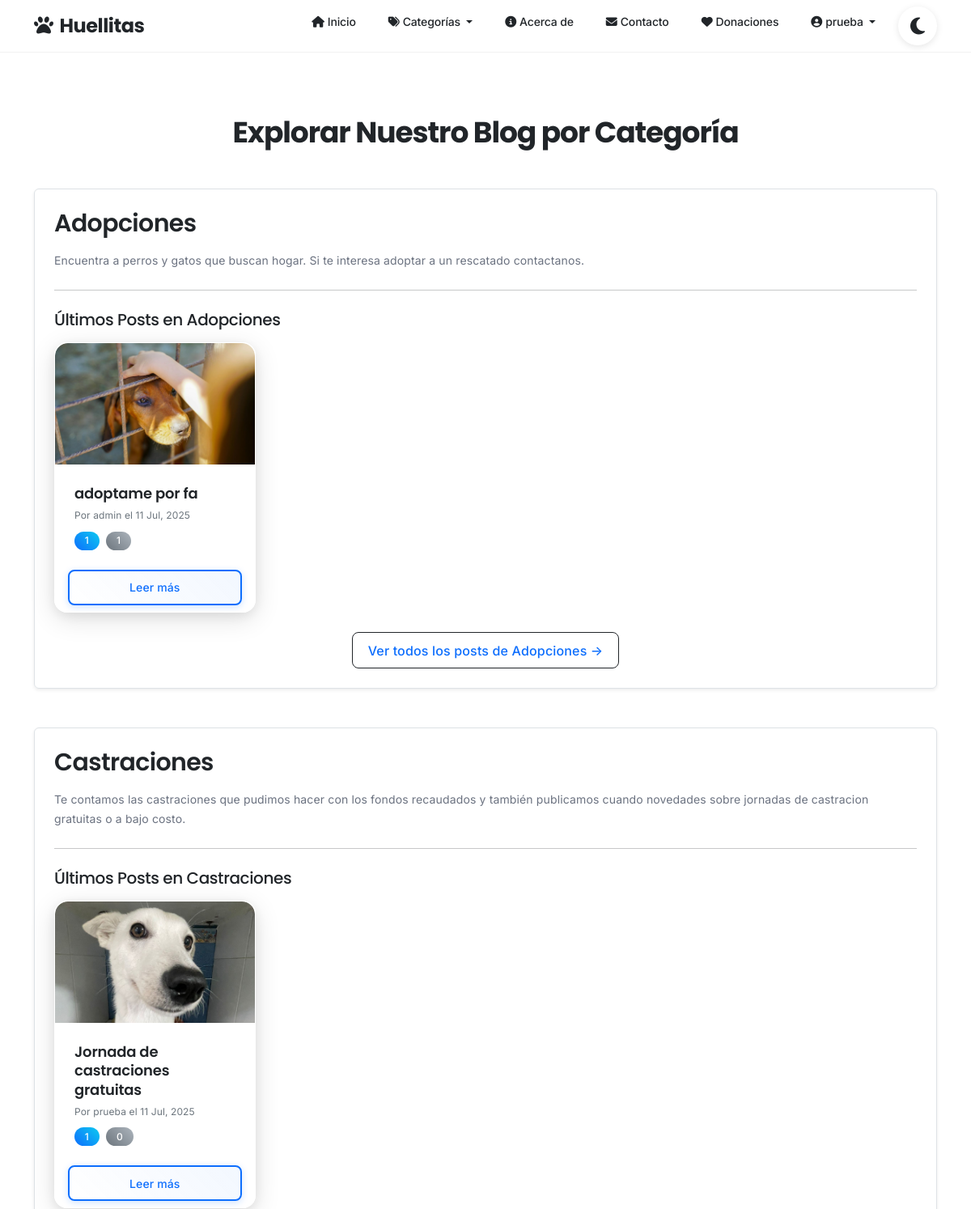
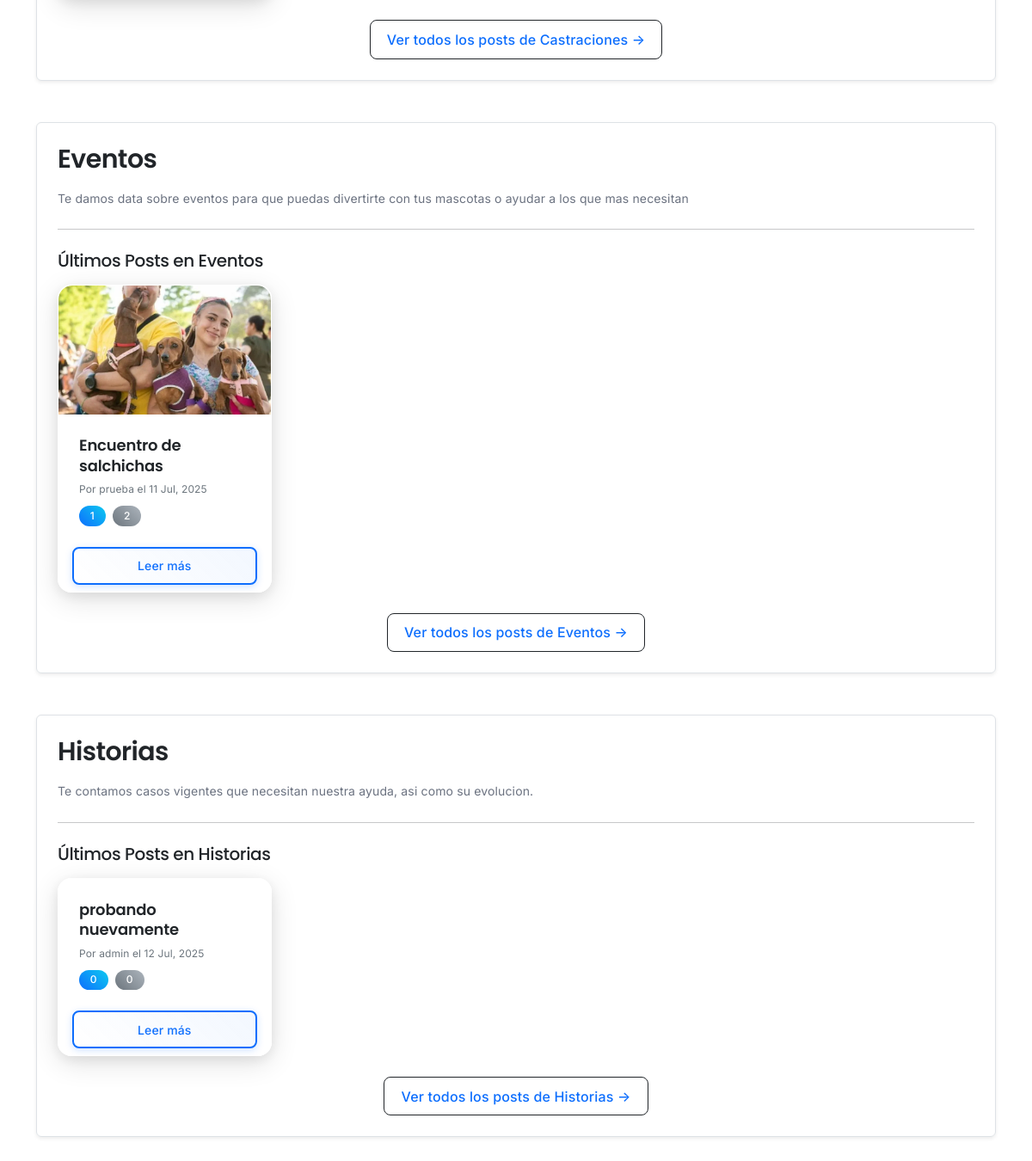
The app's page /categorias/ (signed in) with its own data (2 pictures, top to bottom).
### blog/models.py (models this page shows, shortened)
class Categoria(models.Model):
    nombre = models.CharField(max_length=100, unique=True) # unique=True asegura que no haya categorías con el mismo nombre
    descripcion = models.TextField(blank=True, null=True, help_text="Descripción breve de la categoría")
    class Meta:
        verbose_name_plural = "Categorías" # Para que se muestre bien en el admin

class Post(models.Model):
    titulo = models.CharField(max_length=200)
    contenido = models.TextField()
    fecha_publicacion = models.DateTimeField(auto_now_add=True) # Se establece automáticamente al crear el post
    autor = models.ForeignKey(User, on_delete=models.CASCADE, related_name='posts') # Un post pertenece a un usuario. Si el usuario se elimina, sus posts también.
    categoria = models.ForeignKey(Categoria, on_delete=models.SET_NULL, null=True, blank=True) # Un post puede tener una categoría. Si la categoría se elimina, el campo se pone a NULL.
    imagen_portada = models.ImageField(upload_to='post_images/', null=True, blank=True) # Opcional: permite subir imágenes
    class Meta:
        ordering = ['-fecha_publicacion'] # Por defecto, los posts se ordenarán del más nuevo al más viejo
    @property
    def total_likes(self):
        return self.likes.count() # 'likes' es el related_name del ForeignKey en el modelo Like

### blog/views.py (the view)
# urls.py: path('categorias/', CategoryOverviewView.as_view(), name='category_overview'), # ¡Esta será la nueva página de inicio!
class CategoryOverviewView(View):
    template_name = 'blog/category_overview.html'
    def get(self, request, *args, **kwargs):
        categorias = Categoria.objects.all().order_by('nombre') # Ordenar categorías por nombre
        categories_data = []
        for categoria in categorias:
            posts_for_category = Post.objects.filter(categoria=categoria).order_by('-fecha_publicacion')[:4]
            categories_data.append({
                'category_object': categoria,
                'posts': posts_for_category
            })
        context = {
            'categories_data': categories_data
        }
        return render(request, self.template_name, context)

### blog/context_processors.py (called while the page is built)
def categorias_globales(request):
    return {
        'categorias': Categoria.objects.all()
    }

### blog/templates/blog/category_overview.html (shortened to what this page needs)
{% extends 'blog/base.html' %}
{% block content %}
    <h1 class="mb-5 text-center">Explorar Nuestro Blog por Categoría</h1>
    {% for category_data in categories_data %}
        <div class="category-section mb-5 p-4 rounded shadow-sm border">
            <h2 class="mb-3">
                <a href="{% url 'post_list' %}?categoria={{ category_data.category_object.nombre }}" class="text-decoration-none text-primary">
                    {{ category_data.category_object.nombre }}
                </a>
            </h2>
            {% if category_data.category_object.descripcion %}
                <p class="lead text-muted">{{ category_data.category_object.descripcion }}</p>
            {% else %}
                <p class="lead text-muted">No hay descripción disponible para esta categoría.</p>
            {% endif %}
            <hr class="my-4">
            <h4 class="mb-3">Últimos Posts en {{ category_data.category_object.nombre }}</h4>
            {% if category_data.posts %}
                <div class="row row-cols-1 row-cols-md-2 row-cols-lg-4 g-4">
                    {% for post in category_data.posts %}
                        <div class="col">
                            <div class="card h-100 shadow-sm">
                                {% if post.imagen_portada %}
                                    <img src="{{ post.imagen_portada.url }}" class="card-img-top" alt="{{ post.titulo }}" style="height: 150px; object-fit: cover;">
                                {% endif %}
                                <div class="card-body d-flex flex-column">
                                    <h5 class="card-title"><a href="{% url 'post_detail' post.pk %}" class="text-dark text-decoration-none">{{ post.titulo|truncatechars:50 }}</a></h5>
                                    <p class="card-text text-muted small mb-auto">
                                        Por {{ post.autor.username }} el {{ post.fecha_publicacion|date:"d M, Y" }}
                                    </p>
                                    <div class="mt-2">
                                        <span class="badge bg-primary me-1">
                                             {{ post.total_likes }}
                                        </span>
                                        <span class="badge bg-secondary">
                                             {{ post.comentarios.count }}
                                        </span>
                                    </div>
                                </div>
                                <div class="card-footer bg-white border-top-0 pt-0">
                                    <a href="{% url 'post_detail' post.pk %}" class="btn btn-sm btn-outline-primary w-100">Leer más</a>
                                </div>
                            </div>
                        </div>
                    {% endfor %}
                </div>
                <div class="text-center mt-4">
                    <a href="{% url 'post_list' %}?categoria={{ category_data.category_object.nombre }}" class="btn btn-outline-dark">
                        Ver todos los posts de {{ category_data.category_object.nombre }} &rarr;
                    </a>
                </div>
            {% else %}
                <p class="text-muted">No hay posts aún en esta categoría. ¡Sé el primero en publicar uno!</p>
            {% endif %}
        </div>
    {% empty %}
        <div class="alert alert-info text-center" role="alert">
            No hay categorías disponibles en este momento.
        </div>
    {% endfor %}
{% endblock %}

### blog/templates/blog/base.html (shortened to what this page needs)
{% load static %}
{% load i18n %}
{% load crispy_forms_tags %}
<!DOCTYPE html>
<html lang="es">
<head>
    <link href="https://cdn.jsdelivr.net/npm/bootstrap@5.3.0/dist/css/bootstrap.min.css" rel="stylesheet">
    <link rel="stylesheet" href="https://cdnjs.cloudflare.com/ajax/libs/font-awesome/6.4.0/css/all.min.css">
    <link rel="stylesheet" type="text/css" href="{% static 'css/styles.css' %}">
</head>
<body>
    <nav class="navbar navbar-expand-lg fixed-top">
        <div class="container">
            <a class="navbar-brand" href="{% url 'post_list' %}">
                <i class="fas fa-paw me-2"></i>Huellitas
            </a>
            <div class="collapse navbar-collapse" id="navbarNav">
                <ul class="navbar-nav ms-auto">
                    <li class="nav-item">
                        <a class="nav-link {% if request.resolver_match.url_name == 'post_list' %}active{% endif %}" href="{% url 'post_list' %}"><i class="fas fa-home me-1"></i>Inicio</a>
                    </li>
                    <li class="nav-item dropdown">
                        <a class="nav-link dropdown-toggle" href="#" id="categoriasDropdown" role="button" data-bs-toggle="dropdown" aria-expanded="false">
                            <i class="fas fa-tags me-1"></i>Categorías
                        </a>
                    </li>
                    <li class="nav-item">
                        <a class="nav-link {% if request.resolver_match.url_name == 'about' %}active{% endif %}" href="{% url 'about' %}"><i class="fas fa-info-circle me-1"></i>Acerca de</a>
                    </li>
                    <li class="nav-item">
                        <a class="nav-link {% if request.resolver_match.url_name == 'contact' %}active{% endif %}" href="{% url 'contact' %}"><i class="fas fa-envelope me-1"></i>Contacto</a>
                    </li>
                    <li class="nav-item">
                        <a class="nav-link {% if request.resolver_match.url_name == 'donations' %}active{% endif %}" href="{% url 'donations' %}"><i class="fas fa-heart me-1"></i>Donaciones</a>
                    </li>
                    {% if user.is_authenticated %}
                        <li class="nav-item dropdown">
                            <a class="nav-link dropdown-toggle" href="#" id="navbarDropdown" role="button" data-bs-toggle="dropdown" aria-expanded="false">
                                <i class="fas fa-user-circle me-1"></i>{{ user.username }}
                            </a>
                        </li>
                    {% endif %}
                    <li class="nav-item ms-lg-2">
                        <button id="toggle-theme" class="btn btn-outline-secondary rounded-circle" type="button">
                            <i class="fas fa-moon"></i>
                        </button>
                    </li>
                </ul>
            </div>
        </div>
    </nav>
    <main class="container mt-5 pt-4">
        {% block content %}
        {% endblock content %}
    </main>
</body>
</html>

### blog/templates/blog/base.html (style rules this page uses)
body { padding-top: 70px; }

### records on screen
Categoria: category_object.nombre "Adopciones", category_object.descripcion "Encuentra a perros y gatos que buscan hogar. Si te interesa adoptar a un rescatado contactanos."
Post: imagen_portada (picture), titulo "adoptame por fa", autor.username "admin", fecha_publicacion "11 Jul, 2025", total_likes "1", comentarios.count "1"
Categoria: category_object.nombre "Castraciones", category_object.descripcion "Te contamos las castraciones que pudimos hacer con los fondos recaudados y también publicamos cuando novedades sobre jornadas de castracion gratuitas o a bajo costo."
Post: imagen_portada (picture), titulo "Jornada de castraciones gratuitas", autor.username "prueba", fecha_publicacion "11 Jul, 2025", total_likes "1", comentarios.count "0"
Categoria: category_object.nombre "Eventos", category_object.descripcion "Te damos data sobre eventos para que puedas divertirte con tus mascotas o ayudar a los que mas necesitan"
Post: imagen_portada (picture), titulo "Encuentro de salchichas", autor.username "prueba", fecha_publicacion "11 Jul, 2025", total_likes "1", comentarios.count "2"
Categoria: category_object.nombre "Historias", category_object.descripcion "Te contamos casos vigentes que necesitan nuestra ayuda, asi como su evolucion."
Post: titulo "probando nuevamente", autor.username "admin", fecha_publicacion "12 Jul, 2025", total_likes "0", comentarios.count "0"

### other values on screen
{{ user.username }} "prueba"
